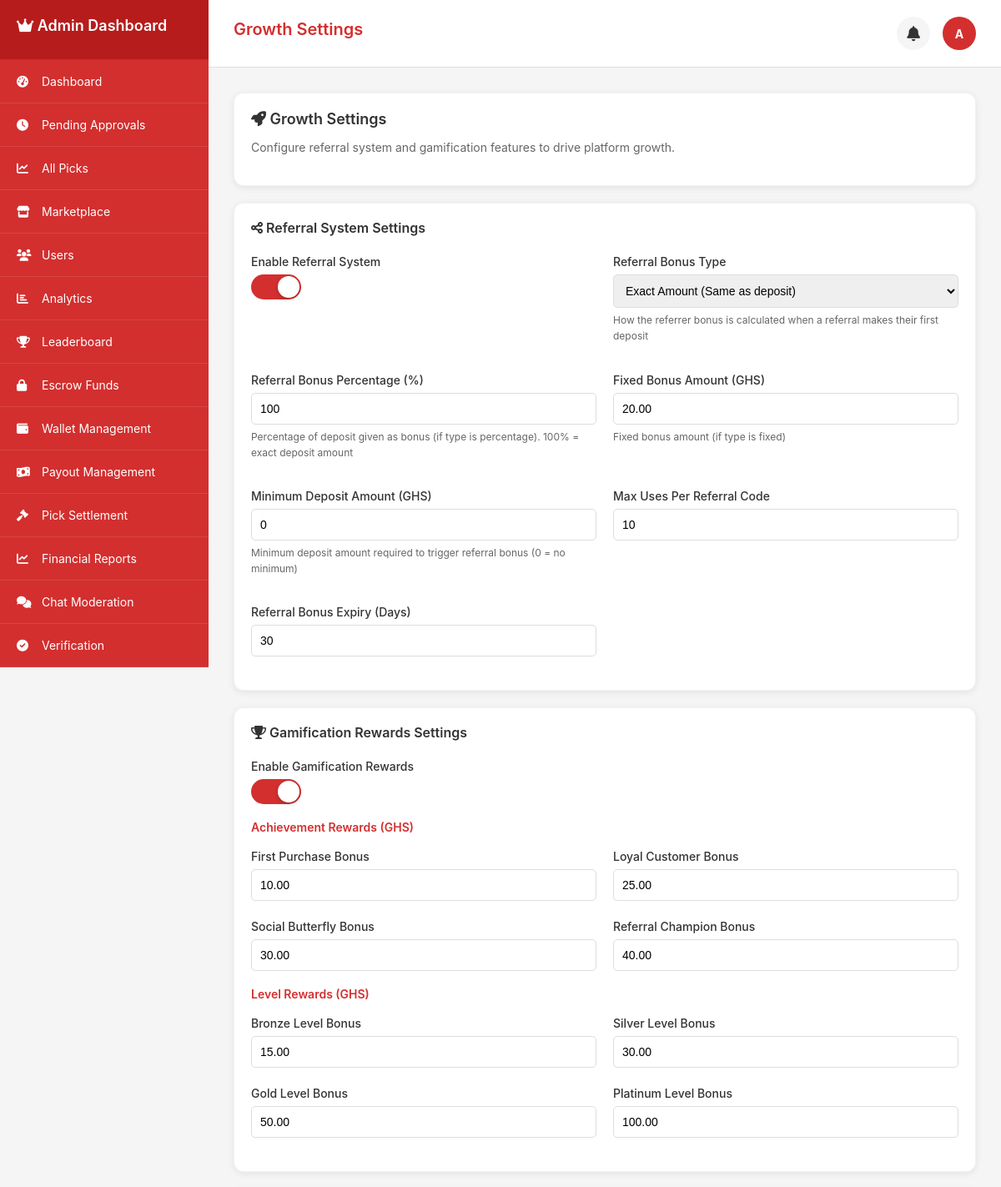
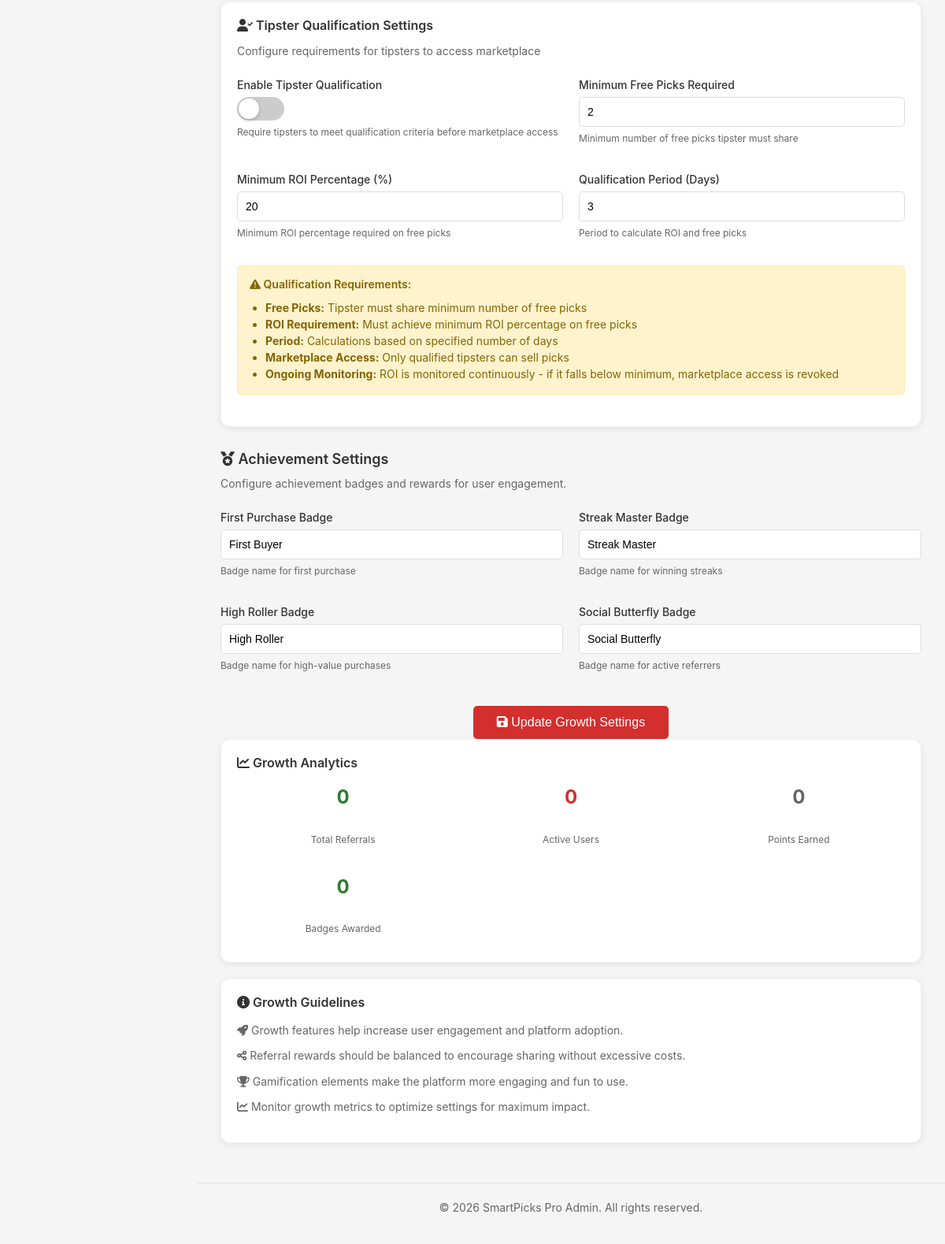
Page /admin_growth_settings (signed in) on the committed database (2 pictures, top to bottom).
### tables this page shows
CREATE TABLE `users` (
  `id` int(11) NOT NULL AUTO_INCREMENT,
  `username` varchar(50) NOT NULL,
  `email` varchar(100) NOT NULL,
  `password` varchar(255) NOT NULL,
  `display_name` varchar(100) NOT NULL,
  `avatar` varchar(255) DEFAULT NULL,
  `role` enum('user','tipster','admin') DEFAULT 'user',
  `status` enum('active','inactive','suspended') DEFAULT 'active',
  `phone` varchar(20) DEFAULT NULL,
  `country` varchar(50) DEFAULT 'Ghana',
  `timezone` varchar(50) DEFAULT 'Africa/Accra',
  `last_login` datetime DEFAULT NULL,
  `created_at` datetime DEFAULT current_timestamp(),
  `updated_at` datetime DEFAULT current_timestamp() ON UPDATE current_timestamp(),
  `country_code` varchar(3) DEFAULT 'GHA',
  `flag_emoji` varchar(10) DEFAULT '??',
  `is_online` tinyint(1) DEFAULT 0,
  `last_activity` datetime DEFAULT NULL,
  `is_verified` tinyint(1) DEFAULT 0,
  `email_notifications` tinyint(1) DEFAULT 1,
  `sms_notifications` tinyint(1) DEFAULT 0,
  `push_notifications` tinyint(1) DEFAULT 1,
  `bio` text DEFAULT NULL,
  PRIMARY KEY (`id`),
  UNIQUE KEY `username` (`username`),
  UNIQUE KEY `email` (`email`),
  KEY `idx_username` (`username`),
  KEY `idx_email` (`email`),
  KEY `idx_role` (`role`),
  KEY `idx_status` (`status`),
  KEY `idx_country_code` (`country_code`),
  KEY `idx_is_online` (`is_online`)
);

CREATE TABLE `growth_settings` (
  `id` int(11) NOT NULL AUTO_INCREMENT,
  `setting_key` varchar(100) DEFAULT NULL,
  `setting_value` text DEFAULT NULL,
  `setting_type` enum('text','number','boolean','json') DEFAULT 'text',
  `description` text DEFAULT NULL,
  `category` enum('referral','gamification','commission','tipster_qualification') NOT NULL,
  `is_active` tinyint(1) DEFAULT 1,
  `updated_by` int(11) DEFAULT NULL,
  `created_at` datetime DEFAULT current_timestamp(),
  `updated_at` datetime DEFAULT current_timestamp() ON UPDATE current_timestamp(),
  PRIMARY KEY (`id`)
);

### app/controllers/admin_growth_settings.php (the view, shortened to what the rows shown need)
<?php
require_once __DIR__ . '/../../config/config.php';
require_once __DIR__ . '/../models/Database.php';
$db = Database::getInstance();
$logger = Logger::getInstance();
$userId = $_SESSION['user_id'];
$user = $db->fetch("SELECT * FROM users WHERE id = ?", [$userId]);
$settings = [];
try {
    $settings = $db->fetchAll("SELECT * FROM growth_settings ORDER BY category, setting_key");
    function getSettingValue($settings, $key, $default = '') {
        foreach ($settings as $setting) {
            if ($setting['setting_key'] === $key) {
                return $setting['setting_value'];
            }
        }
        return $default;
    }
} catch (Exception $e) {
    $error = 'Error: ' . $e->getMessage();
    $logger->error("Growth settings error", [
        'error' => $e->getMessage(),
        'trace' => $e->getTraceAsString()
    ]);
}
$pageTitle = "Growth Settings";
?>
<div class="admin-growth-content">
    <div class="card">
        <h2><i class="fas fa-rocket"></i> Growth Settings</h2>
    </div>
    <form method="POST">
        <div class="card">
            <div style="margin-top: 20px;">
                <div style="display: grid; grid-template-columns: 1fr 1fr; gap: 20px; margin-bottom: 20px;">
                    <div>
                        <label style="display: block; margin-bottom: 5px; font-weight: 500;">Referral Bonus Type</label>
                        <select name="setting_referral_bonus_type"
                                style="width: 100%; padding: 10px; border: 1px solid #ddd; border-radius: 5px;">
                            <option value="exact" <?= getSettingValue($settings, 'referral_bonus_type', 'exact') === 'exact' ? 'selected' : '' ?>>Exact Amount (Same as deposit)</option>
                        </select>
                        <p style="font-size: 12px; color: #666; margin-top: 5px;">How the referrer bonus is calculated when a referral makes their first deposit</p>
                    </div>
                    <div>
                        <label style="display: block; margin-bottom: 5px; font-weight: 500;">Referral Bonus Percentage (%)</label>
                        <input type="number" name="setting_referral_bonus_percentage"
                               style="width: 100%; padding: 10px; border: 1px solid #ddd; border-radius: 5px;" step="1" min="0" max="100"
                               value="<?= getSettingValue($settings, 'referral_bonus_percentage', '100') ?>">
                        <p style="font-size: 12px; color: #666; margin-top: 5px;">Percentage of deposit given as bonus (if type is percentage). 100% = exact deposit amount</p>
                    </div>
                    <div>
                        <label style="display: block; margin-bottom: 5px; font-weight: 500;">Fixed Bonus Amount (GHS)</label>
                        <input type="number" name="setting_referral_bonus_amount"
                               style="width: 100%; padding: 10px; border: 1px solid #ddd; border-radius: 5px;" step="0.01" min="0"
                               value="<?= getSettingValue($settings, 'referral_bonus_amount', '0') ?>">
                        <p style="font-size: 12px; color: #666; margin-top: 5px;">Fixed bonus amount (if type is fixed)</p>
                    </div>
                    <div>
                        <label style="display: block; margin-bottom: 5px; font-weight: 500;">Minimum Deposit Amount (GHS)</label>
                        <input type="number" name="setting_referral_min_deposit"
                               style="width: 100%; padding: 10px; border: 1px solid #ddd; border-radius: 5px;" step="0.01" min="0"
                               value="<?= getSettingValue($settings, 'referral_min_deposit', '0') ?>">
                        <p style="font-size: 12px; color: #666; margin-top: 5px;">Minimum deposit amount required to trigger referral bonus (0 = no minimum)</p>
                    </div>
                    <div>
                        <label style="display: block; margin-bottom: 5px; font-weight: 500;">Max Uses Per Referral Code</label>
                        <input type="number" name="setting_referral_max_uses_per_code"
                               style="width: 100%; padding: 10px; border: 1px solid #ddd; border-radius: 5px;" step="1" min="1"
                               value="<?= getSettingValue($settings, 'referral_max_uses_per_code', '10') ?>">
                    </div>
                    <div>
                        <label style="display: block; margin-bottom: 5px; font-weight: 500;">Referral Bonus Expiry (Days)</label>
                        <input type="number" name="setting_referral_bonus_expiry_days"
                               style="width: 100%; padding: 10px; border: 1px solid #ddd; border-radius: 5px;" step="1" min="1"
                               value="<?= getSettingValue($settings, 'referral_bonus_expiry_days', '30') ?>">
                    </div>
                </div>
            </div>
        </div>
        <div class="card">
            <div style="margin-top: 20px;">
                <div style="display: grid; grid-template-columns: 1fr 1fr; gap: 20px; margin-bottom: 20px;">
                    <div>
                        <label style="display: block; margin-bottom: 5px; font-weight: 500;">First Purchase Bonus</label>
                        <input type="number" name="setting_achievement_first_purchase_bonus"
                               style="width: 100%; padding: 10px; border: 1px solid #ddd; border-radius: 5px;" step="0.01" min="0"
                               value="<?= getSettingValue($settings, 'achievement_first_purchase_bonus', '10.00') ?>">
                    </div>
                    <div>
                        <label style="display: block; margin-bottom: 5px; font-weight: 500;">Loyal Customer Bonus</label>
                        <input type="number" name="setting_achievement_loyal_customer_bonus"
                               style="width: 100%; padding: 10px; border: 1px solid #ddd; border-radius: 5px;" step="0.01" min="0"
                               value="<?= getSettingValue($settings, 'achievement_loyal_customer_bonus', '25.00') ?>">
                    </div>
                    <div>
                        <label style="display: block; margin-bottom: 5px; font-weight: 500;">Social Butterfly Bonus</label>
                        <input type="number" name="setting_achievement_social_butterfly_bonus"
                               style="width: 100%; padding: 10px; border: 1px solid #ddd; border-radius: 5px;" step="0.01" min="0"
                               value="<?= getSettingValue($settings, 'achievement_social_butterfly_bonus', '30.00') ?>">
                    </div>
                    <div>
                        <label style="display: block; margin-bottom: 5px; font-weight: 500;">Referral Champion Bonus</label>
                        <input type="number" name="setting_achievement_referral_champion_bonus"
                               style="width: 100%; padding: 10px; border: 1px solid #ddd; border-radius: 5px;" step="0.01" min="0"
                               value="<?= getSettingValue($settings, 'achievement_referral_champion_bonus', '40.00') ?>">
                    </div>
                </div>
                <div style="display: grid; grid-template-columns: 1fr 1fr; gap: 20px; margin-bottom: 20px;">
                    <div>
                        <label style="display: block; margin-bottom: 5px; font-weight: 500;">Bronze Level Bonus</label>
                        <input type="number" name="setting_level_bronze_bonus"
                               style="width: 100%; padding: 10px; border: 1px solid #ddd; border-radius: 5px;" step="0.01" min="0"
                               value="<?= getSettingValue($settings, 'level_bronze_bonus', '15.00') ?>">
                    </div>
                    <div>
                        <label style="display: block; margin-bottom: 5px; font-weight: 500;">Silver Level Bonus</label>
                        <input type="number" name="setting_level_silver_bonus"
                               style="width: 100%; padding: 10px; border: 1px solid #ddd; border-radius: 5px;" step="0.01" min="0"
                               value="<?= getSettingValue($settings, 'level_silver_bonus', '25.00') ?>">
                    </div>
                    <div>
                        <label style="display: block; margin-bottom: 5px; font-weight: 500;">Gold Level Bonus</label>
                        <input type="number" name="setting_level_gold_bonus"
                               style="width: 100%; padding: 10px; border: 1px solid #ddd; border-radius: 5px;" step="0.01" min="0"
                               value="<?= getSettingValue($settings, 'level_gold_bonus', '50.00') ?>">
                    </div>
                    <div>
                        <label style="display: block; margin-bottom: 5px; font-weight: 500;">Platinum Level Bonus</label>
                        <input type="number" name="setting_level_platinum_bonus"
                               style="width: 100%; padding: 10px; border: 1px solid #ddd; border-radius: 5px;" step="0.01" min="0"
                               value="<?= getSettingValue($settings, 'level_platinum_bonus', '100.00') ?>">
                    </div>
                </div>
            </div>
        </div>
        <div class="card">
            <div style="margin-top: 20px;">
                <div style="display: grid; grid-template-columns: 1fr 1fr; gap: 20px; margin-bottom: 20px;">
                    <div>
                        <label style="display: block; margin-bottom: 5px; font-weight: 500;">Minimum Free Picks Required</label>
                        <input type="number" name="setting_tipster_min_free_picks"
                               style="width: 100%; padding: 10px; border: 1px solid #ddd; border-radius: 5px;" step="1" min="1"
                               value="<?= getSettingValue($settings, 'tipster_min_free_picks', '20') ?>">
                        <p style="font-size: 12px; color: #666; margin-top: 5px;">Minimum number of free picks tipster must share</p>
                    </div>
                    <div>
                        <label style="display: block; margin-bottom: 5px; font-weight: 500;">Minimum ROI Percentage (%)</label>
                        <input type="number" name="setting_tipster_min_roi_percentage"
                               style="width: 100%; padding: 10px; border: 1px solid #ddd; border-radius: 5px;" step="1" min="0" max="100"
                               value="<?= getSettingValue($settings, 'tipster_min_roi_percentage', '20') ?>">
                        <p style="font-size: 12px; color: #666; margin-top: 5px;">Minimum ROI percentage required on free picks</p>
                    </div>
                    <div>
                        <label style="display: block; margin-bottom: 5px; font-weight: 500;">Qualification Period (Days)</label>
                        <input type="number" name="setting_tipster_qualification_period_days"
                               style="width: 100%; padding: 10px; border: 1px solid #ddd; border-radius: 5px;" step="1" min="1"
                               value="<?= getSettingValue($settings, 'tipster_qualification_period_days', '90') ?>">
                        <p style="font-size: 12px; color: #666; margin-top: 5px;">Period to calculate ROI and free picks</p>
                    </div>
                </div>
            </div>
        </div>
    </form>
</div>
<?php
$content = ob_get_clean();
include __DIR__ . '/../views/layouts/admin_layout.php';
?>

### app/views/layouts/admin_layout.php (shortened to what the rows shown need)
<!DOCTYPE html>
<html lang="en">
<head>
    <link rel="stylesheet" href="https://cdnjs.cloudflare.com/ajax/libs/font-awesome/6.0.0-beta3/css/all.min.css">
</head>
<body>
    <div class="sidebar" id="sidebar">
        <div class="sidebar-header">
            <h2><i class="fas fa-crown"></i> Admin Dashboard</h2>
        </div>
    </div>
    <div class="main-content">
        <div class="page-header">
            <h1 class="page-title"><?php echo isset($pageTitle) ? $pageTitle : 'Admin Dashboard'; ?></h1>
            <div class="admin-info">
                <div class="notification-container">
                    <div class="notification-bell" id="notificationBell" onclick="toggleNotificationDropdown()">
                    </div>
                </div>
                <div class="admin-avatar">
                    <?php echo isset($user) ? strtoupper(substr($user['username'], 0, 1)) : 'A'; ?>
                </div>
            </div>
        </div>
        <div class="content-area">
            <?php echo isset($content) ? $content : ''; ?>
        </div>
    </div>
</body>
</html>

### rows in the picture
users: username "A"
growth_settings: setting_referral_bonus_type "Exact Amount (Same as deposit)"
growth_settings: setting_referral_bonus_percentage "100"
growth_settings: setting_referral_bonus_amount "20.00"
growth_settings: setting_referral_min_deposit "0"
growth_settings: setting_referral_max_uses_per_code "10"
growth_settings: setting_referral_bonus_expiry_days "30"
growth_settings: setting_achievement_first_purchase_bonus "10.00"
growth_settings: setting_achievement_loyal_customer_bonus "25.00"
growth_settings: setting_value "30.00"
growth_settings: setting_value "40.00"
growth_settings: setting_level_bronze_bonus "15.00"
growth_settings: setting_level_silver_bonus "30.00"
growth_settings: setting_level_gold_bonus "50.00"
growth_settings: setting_level_platinum_bonus "100.00"
growth_settings: setting_tipster_min_free_picks "2"
growth_settings: setting_tipster_min_roi_percentage "20"
growth_settings: setting_tipster_qualification_period_days "3"

### other values in the picture
$item['text'] "Dashboard"
$item['text'] "Pending Approvals"
$item['text'] "All Picks"
$item['text'] "Marketplace"
$item['text'] "Users"
$item['text'] "Analytics"
$item['text'] "Leaderboard"
$item['text'] "Escrow Funds"
$item['text'] "Wallet Management"
$item['text'] "Payout Management"
$item['text'] "Pick Settlement"
$item['text'] "Financial Reports"
$item['text'] "Chat Moderation"
$item['text'] "Verification"
$pageTitle "Growth Settings"
